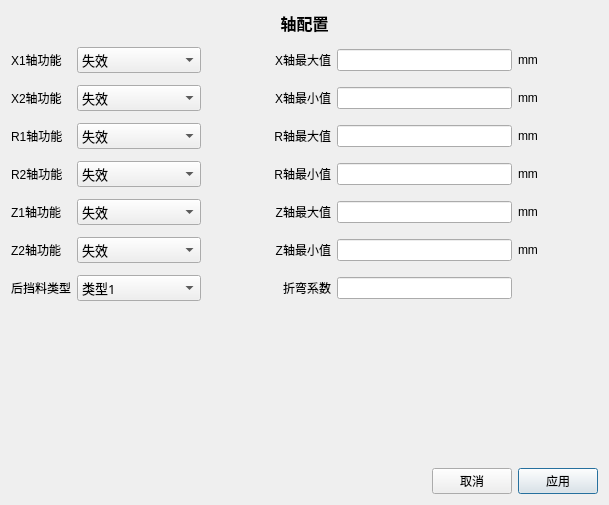
<?xml version="1.0" encoding="UTF-8"?>
<ui version="4.0">
 <class>uiAxisConfigDialog</class>
 <widget class="QDialog" name="uiAxisConfigDialog">
  <property name="geometry">
   <rect>
    <x>0</x>
    <y>0</y>
    <width>609</width>
    <height>505</height>
   </rect>
  </property>
  <property name="windowTitle">
   <string>Dialog</string>
  </property>
  <layout class="QGridLayout" name="gridLayout_2">
   <item row="0" column="0">
    <layout class="QGridLayout" name="gridLayout" rowstretch="1,1,1,1,1,1,1,1,10,1" columnstretch="1,3,3,1,1,1,1,0">
     <property name="verticalSpacing">
      <number>12</number>
     </property>
     <item row="1" column="0">
      <widget class="QLabel" name="label_2">
       <property name="text">
        <string>X1轴功能</string>
       </property>
      </widget>
     </item>
     <item row="1" column="1">
      <widget class="QComboBox" name="x1">
       <property name="font">
        <font>
         <family>AcadEref</family>
         <pointsize>10</pointsize>
        </font>
       </property>
       <item>
        <property name="text">
         <string>失效</string>
        </property>
       </item>
       <item>
        <property name="text">
         <string>使能</string>
        </property>
       </item>
      </widget>
     </item>
     <item row="2" column="0">
      <widget class="QLabel" name="label_3">
       <property name="text">
        <string>X2轴功能</string>
       </property>
      </widget>
     </item>
     <item row="2" column="1">
      <widget class="QComboBox" name="x2">
       <property name="font">
        <font>
         <family>AcadEref</family>
         <pointsize>10</pointsize>
        </font>
       </property>
       <item>
        <property name="text">
         <string>失效</string>
        </property>
       </item>
       <item>
        <property name="text">
         <string>使能</string>
        </property>
       </item>
      </widget>
     </item>
     <item row="2" column="2">
      <widget class="QLabel" name="label_9">
       <property name="text">
        <string>X轴最小值</string>
       </property>
       <property name="alignment">
        <set>Qt::AlignRight|Qt::AlignTrailing|Qt::AlignVCenter</set>
       </property>
      </widget>
     </item>
     <item row="2" column="6" colspan="2">
      <widget class="QLabel" name="label_15">
       <property name="text">
        <string>mm</string>
       </property>
      </widget>
     </item>
     <item row="3" column="0">
      <widget class="QLabel" name="label_4">
       <property name="text">
        <string>R1轴功能</string>
       </property>
      </widget>
     </item>
     <item row="3" column="1">
      <widget class="QComboBox" name="r1">
       <property name="font">
        <font>
         <family>AcadEref</family>
         <pointsize>10</pointsize>
        </font>
       </property>
       <item>
        <property name="text">
         <string>失效</string>
        </property>
       </item>
       <item>
        <property name="text">
         <string>使能</string>
        </property>
       </item>
      </widget>
     </item>
     <item row="3" column="2">
      <widget class="QLabel" name="label_10">
       <property name="text">
        <string>R轴最大值</string>
       </property>
       <property name="alignment">
        <set>Qt::AlignRight|Qt::AlignTrailing|Qt::AlignVCenter</set>
       </property>
      </widget>
     </item>
     <item row="4" column="0">
      <widget class="QLabel" name="label_5">
       <property name="text">
        <string>R2轴功能</string>
       </property>
      </widget>
     </item>
     <item row="4" column="1">
      <widget class="QComboBox" name="r2">
       <property name="font">
        <font>
         <family>AcadEref</family>
         <pointsize>10</pointsize>
        </font>
       </property>
       <item>
        <property name="text">
         <string>失效</string>
        </property>
       </item>
       <item>
        <property name="text">
         <string>使能</string>
        </property>
       </item>
      </widget>
     </item>
     <item row="4" column="2">
      <widget class="QLabel" name="label_11">
       <property name="text">
        <string>R轴最小值</string>
       </property>
       <property name="alignment">
        <set>Qt::AlignRight|Qt::AlignTrailing|Qt::AlignVCenter</set>
       </property>
      </widget>
     </item>
     <item row="5" column="0">
      <widget class="QLabel" name="label_6">
       <property name="text">
        <string>Z1轴功能</string>
       </property>
      </widget>
     </item>
     <item row="5" column="1">
      <widget class="QComboBox" name="z1">
       <property name="font">
        <font>
         <family>AcadEref</family>
         <pointsize>10</pointsize>
        </font>
       </property>
       <item>
        <property name="text">
         <string>失效</string>
        </property>
       </item>
       <item>
        <property name="text">
         <string>使能</string>
        </property>
       </item>
      </widget>
     </item>
     <item row="5" column="2">
      <widget class="QLabel" name="label_12">
       <property name="text">
        <string>Z轴最大值</string>
       </property>
       <property name="alignment">
        <set>Qt::AlignRight|Qt::AlignTrailing|Qt::AlignVCenter</set>
       </property>
      </widget>
     </item>
     <item row="6" column="0">
      <widget class="QLabel" name="label_7">
       <property name="text">
        <string>Z2轴功能</string>
       </property>
      </widget>
     </item>
     <item row="6" column="1">
      <widget class="QComboBox" name="z2">
       <property name="font">
        <font>
         <family>AcadEref</family>
         <pointsize>10</pointsize>
        </font>
       </property>
       <item>
        <property name="text">
         <string>失效</string>
        </property>
       </item>
       <item>
        <property name="text">
         <string>使能</string>
        </property>
       </item>
      </widget>
     </item>
     <item row="6" column="2">
      <widget class="QLabel" name="label_13">
       <property name="text">
        <string>Z轴最小值</string>
       </property>
       <property name="alignment">
        <set>Qt::AlignRight|Qt::AlignTrailing|Qt::AlignVCenter</set>
       </property>
      </widget>
     </item>
     <item row="8" column="0" colspan="6">
      <widget class="QLabel" name="type_show">
       <property name="text">
        <string/>
       </property>
       <property name="pixmap">
        <pixmap resource="resource.qrc">:/images/gauge_1</pixmap>
       </property>
       <property name="scaledContents">
        <bool>true</bool>
       </property>
      </widget>
     </item>
     <item row="6" column="3" colspan="3">
      <widget class="QLineEdit" name="z_min"/>
     </item>
     <item row="5" column="3" colspan="3">
      <widget class="QLineEdit" name="z_max"/>
     </item>
     <item row="4" column="3" colspan="3">
      <widget class="QLineEdit" name="r_min"/>
     </item>
     <item row="3" column="3" colspan="3">
      <widget class="QLineEdit" name="r_max"/>
     </item>
     <item row="2" column="3" colspan="3">
      <widget class="QLineEdit" name="x_min"/>
     </item>
     <item row="1" column="2">
      <widget class="QLabel" name="label_8">
       <property name="text">
        <string>X轴最大值</string>
       </property>
       <property name="alignment">
        <set>Qt::AlignRight|Qt::AlignTrailing|Qt::AlignVCenter</set>
       </property>
      </widget>
     </item>
     <item row="0" column="0" colspan="8">
      <widget class="QLabel" name="label">
       <property name="font">
        <font>
         <family>AcadEref</family>
         <pointsize>12</pointsize>
         <weight>75</weight>
         <bold>true</bold>
        </font>
       </property>
       <property name="text">
        <string>轴配置</string>
       </property>
       <property name="alignment">
        <set>Qt::AlignCenter</set>
       </property>
      </widget>
     </item>
     <item row="1" column="3" colspan="3">
      <widget class="QLineEdit" name="x_max"/>
     </item>
     <item row="1" column="6" colspan="2">
      <widget class="QLabel" name="label_14">
       <property name="text">
        <string>mm</string>
       </property>
      </widget>
     </item>
     <item row="3" column="6" colspan="2">
      <widget class="QLabel" name="label_16">
       <property name="text">
        <string>mm</string>
       </property>
      </widget>
     </item>
     <item row="4" column="6" colspan="2">
      <widget class="QLabel" name="label_17">
       <property name="text">
        <string>mm</string>
       </property>
      </widget>
     </item>
     <item row="5" column="6" colspan="2">
      <widget class="QLabel" name="label_18">
       <property name="text">
        <string>mm</string>
       </property>
      </widget>
     </item>
     <item row="6" column="6" colspan="2">
      <widget class="QLabel" name="label_19">
       <property name="text">
        <string>mm</string>
       </property>
      </widget>
     </item>
     <item row="7" column="0">
      <widget class="QLabel" name="label_21">
       <property name="text">
        <string>后挡料类型</string>
       </property>
      </widget>
     </item>
     <item row="9" column="6" colspan="2">
      <widget class="QPushButton" name="sure">
       <property name="text">
        <string>应用</string>
       </property>
      </widget>
     </item>
     <item row="9" column="5">
      <widget class="QPushButton" name="cancel">
       <property name="text">
        <string>取消</string>
       </property>
      </widget>
     </item>
     <item row="7" column="1">
      <widget class="QComboBox" name="type">
       <property name="font">
        <font>
         <family>AcadEref</family>
         <pointsize>10</pointsize>
        </font>
       </property>
       <item>
        <property name="text">
         <string>类型1</string>
        </property>
       </item>
       <item>
        <property name="text">
         <string>类型2</string>
        </property>
       </item>
       <item>
        <property name="text">
         <string>类型3</string>
        </property>
       </item>
       <item>
        <property name="text">
         <string>类型4</string>
        </property>
       </item>
      </widget>
     </item>
     <item row="7" column="3" colspan="3">
      <widget class="QLineEdit" name="bendRate"/>
     </item>
     <item row="7" column="2">
      <widget class="QLabel" name="label_20">
       <property name="text">
        <string>折弯系数</string>
       </property>
       <property name="alignment">
        <set>Qt::AlignRight|Qt::AlignTrailing|Qt::AlignVCenter</set>
       </property>
      </widget>
     </item>
    </layout>
   </item>
  </layout>
 </widget>
 <resources>
  <include location="resource.qrc"/>
 </resources>
 <connections/>
</ui>
